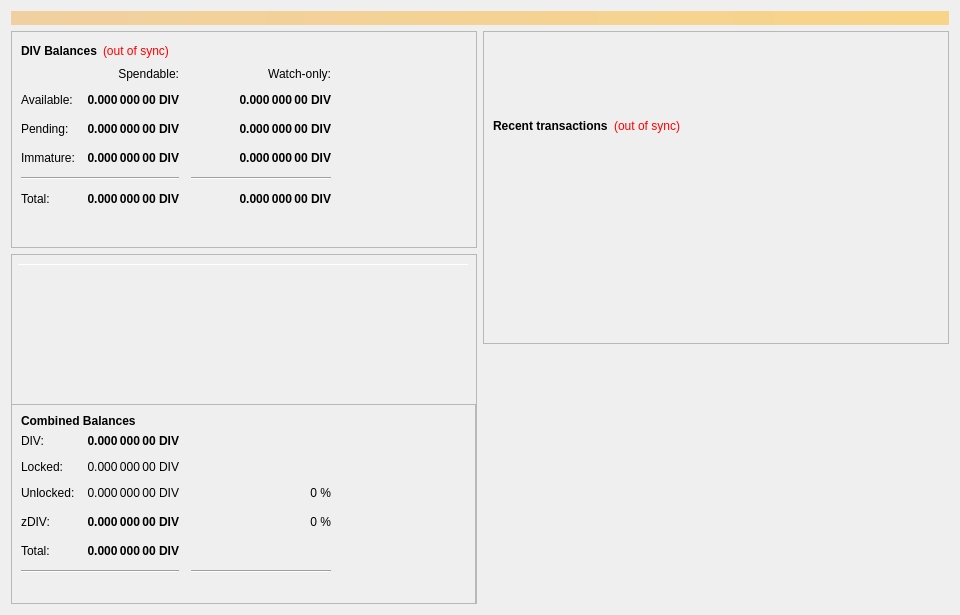
<?xml version="1.0" encoding="UTF-8"?>
<ui version="4.0">
 <class>OverviewPage</class>
 <widget class="QWidget" name="OverviewPage">
  <property name="geometry">
   <rect>
    <x>0</x>
    <y>0</y>
    <width>960</width>
    <height>615</height>
   </rect>
  </property>
  <property name="minimumSize">
   <size>
    <width>960</width>
    <height>0</height>
   </size>
  </property>
  <property name="windowTitle">
   <string>Form</string>
  </property>
  <layout class="QVBoxLayout" name="topLayout">
   <item>
    <widget class="QLabel" name="labelAlerts">
     <property name="visible">
      <bool>false</bool>
     </property>
     <property name="styleSheet">
      <string notr="true">background-color: qlineargradient(x1: 0, y1: 0, x2: 1, y2: 0, stop:0 #F0D0A0, stop:1 #F8D488); color:#000000;</string>
     </property>
     <property name="wordWrap">
      <bool>true</bool>
     </property>
     <property name="margin">
      <number>3</number>
     </property>
    </widget>
   </item>
   <item>
    <layout class="QHBoxLayout" name="horizontalLayout" stretch="1,1">
     <item>
      <layout class="QVBoxLayout" name="verticalLayout_2">
       <item>
        <widget class="QFrame" name="frame">
         <property name="frameShape">
          <enum>QFrame::StyledPanel</enum>
         </property>
         <property name="frameShadow">
          <enum>QFrame::Raised</enum>
         </property>
         <layout class="QVBoxLayout" name="verticalLayout_4">
          <item>
           <layout class="QHBoxLayout" name="horizontalLayout_4">
            <item>
             <widget class="QLabel" name="label_5">
              <property name="font">
               <font>
                <weight>75</weight>
                <bold>true</bold>
               </font>
              </property>
              <property name="text">
               <string>DIV Balances</string>
              </property>
             </widget>
            </item>
            <item>
             <widget class="QLabel" name="labelWalletStatus">
              <property name="cursor">
               <cursorShape>WhatsThisCursor</cursorShape>
              </property>
              <property name="toolTip">
               <string>The displayed information may be out of date. Your wallet automatically synchronizes with the SDASH network after a connection is established, but this process has not completed yet.</string>
              </property>
              <property name="styleSheet">
               <string notr="true">QLabel { color: red; }</string>
              </property>
              <property name="text">
               <string notr="true">(out of sync)</string>
              </property>
              <property name="alignment">
               <set>Qt::AlignLeading|Qt::AlignLeft|Qt::AlignVCenter</set>
              </property>
             </widget>
            </item>
            <item>
             <spacer name="horizontalSpacer_3">
              <property name="orientation">
               <enum>Qt::Horizontal</enum>
              </property>
              <property name="sizeHint" stdset="0">
               <size>
                <width>40</width>
                <height>20</height>
               </size>
              </property>
             </spacer>
            </item>
           </layout>
          </item>
          <item>
           <layout class="QGridLayout" name="gridLayout">
            <property name="spacing">
             <number>12</number>
            </property>
            <item row="2" column="2">
             <widget class="QLabel" name="labelWatchPending">
              <property name="font">
               <font>
                <weight>75</weight>
                <bold>true</bold>
               </font>
              </property>
              <property name="cursor">
               <cursorShape>IBeamCursor</cursorShape>
              </property>
              <property name="toolTip">
               <string>Unconfirmed transactions to watch-only addresses</string>
              </property>
              <property name="text">
               <string notr="true">0.000 000 00 DIV</string>
              </property>
              <property name="alignment">
               <set>Qt::AlignRight|Qt::AlignTrailing|Qt::AlignVCenter</set>
              </property>
              <property name="textInteractionFlags">
               <set>Qt::LinksAccessibleByMouse|Qt::TextSelectableByKeyboard|Qt::TextSelectableByMouse</set>
              </property>
             </widget>
            </item>
            <item row="2" column="1">
             <widget class="QLabel" name="labelUnconfirmed">
              <property name="font">
               <font>
                <weight>75</weight>
                <bold>true</bold>
               </font>
              </property>
              <property name="cursor">
               <cursorShape>IBeamCursor</cursorShape>
              </property>
              <property name="toolTip">
               <string>Total of transactions that have yet to be confirmed, and do not yet count toward the spendable balance</string>
              </property>
              <property name="text">
               <string notr="true">0.000 000 00 DIV</string>
              </property>
              <property name="alignment">
               <set>Qt::AlignRight|Qt::AlignTrailing|Qt::AlignVCenter</set>
              </property>
              <property name="textInteractionFlags">
               <set>Qt::LinksAccessibleByMouse|Qt::TextSelectableByKeyboard|Qt::TextSelectableByMouse</set>
              </property>
             </widget>
            </item>
            <item row="3" column="2">
             <widget class="QLabel" name="labelWatchImmature">
              <property name="font">
               <font>
                <weight>75</weight>
                <bold>true</bold>
               </font>
              </property>
              <property name="cursor">
               <cursorShape>IBeamCursor</cursorShape>
              </property>
              <property name="toolTip">
               <string>Staked or masternode rewards in watch-only addresses that has not yet matured</string>
              </property>
              <property name="text">
               <string notr="true">0.000 000 00 DIV</string>
              </property>
              <property name="alignment">
               <set>Qt::AlignRight|Qt::AlignTrailing|Qt::AlignVCenter</set>
              </property>
              <property name="textInteractionFlags">
               <set>Qt::LinksAccessibleByMouse|Qt::TextSelectableByKeyboard|Qt::TextSelectableByMouse</set>
              </property>
             </widget>
            </item>
            <item row="4" column="0" colspan="2">
             <widget class="Line" name="lineSpendableBalance">
              <property name="orientation">
               <enum>Qt::Horizontal</enum>
              </property>
             </widget>
            </item>
            <item row="4" column="2">
             <widget class="Line" name="lineWatchBalance">
              <property name="sizePolicy">
               <sizepolicy hsizetype="Preferred" vsizetype="Fixed">
                <horstretch>0</horstretch>
                <verstretch>0</verstretch>
               </sizepolicy>
              </property>
              <property name="minimumSize">
               <size>
                <width>140</width>
                <height>0</height>
               </size>
              </property>
              <property name="orientation">
               <enum>Qt::Horizontal</enum>
              </property>
             </widget>
            </item>
            <item row="5" column="0">
             <widget class="QLabel" name="labelTotalText">
              <property name="text">
               <string>Total:</string>
              </property>
             </widget>
            </item>
            <item row="3" column="1">
             <widget class="QLabel" name="labelImmature">
              <property name="font">
               <font>
                <weight>75</weight>
                <bold>true</bold>
               </font>
              </property>
              <property name="cursor">
               <cursorShape>IBeamCursor</cursorShape>
              </property>
              <property name="toolTip">
               <string>Staked or masternode rewards that has not yet matured</string>
              </property>
              <property name="text">
               <string notr="true">0.000 000 00 DIV</string>
              </property>
              <property name="alignment">
               <set>Qt::AlignRight|Qt::AlignTrailing|Qt::AlignVCenter</set>
              </property>
              <property name="textInteractionFlags">
               <set>Qt::LinksAccessibleByMouse|Qt::TextSelectableByKeyboard|Qt::TextSelectableByMouse</set>
              </property>
             </widget>
            </item>
            <item row="2" column="3">
             <spacer name="horizontalSpacer_2">
              <property name="orientation">
               <enum>Qt::Horizontal</enum>
              </property>
              <property name="sizeHint" stdset="0">
               <size>
                <width>40</width>
                <height>20</height>
               </size>
              </property>
             </spacer>
            </item>
            <item row="3" column="0">
             <widget class="QLabel" name="labelImmatureText">
              <property name="text">
               <string>Immature:</string>
              </property>
             </widget>
            </item>
            <item row="5" column="1">
             <widget class="QLabel" name="labelTotal">
              <property name="font">
               <font>
                <weight>75</weight>
                <bold>true</bold>
               </font>
              </property>
              <property name="cursor">
               <cursorShape>IBeamCursor</cursorShape>
              </property>
              <property name="toolTip">
               <string>Your current total balance</string>
              </property>
              <property name="text">
               <string notr="true">0.000 000 00 DIV</string>
              </property>
              <property name="alignment">
               <set>Qt::AlignRight|Qt::AlignTrailing|Qt::AlignVCenter</set>
              </property>
              <property name="textInteractionFlags">
               <set>Qt::LinksAccessibleByMouse|Qt::TextSelectableByKeyboard|Qt::TextSelectableByMouse</set>
              </property>
             </widget>
            </item>
            <item row="5" column="2">
             <widget class="QLabel" name="labelWatchTotal">
              <property name="font">
               <font>
                <weight>75</weight>
                <bold>true</bold>
               </font>
              </property>
              <property name="cursor">
               <cursorShape>IBeamCursor</cursorShape>
              </property>
              <property name="toolTip">
               <string>Current total balance in watch-only addresses</string>
              </property>
              <property name="text">
               <string notr="true">0.000 000 00 DIV</string>
              </property>
              <property name="alignment">
               <set>Qt::AlignRight|Qt::AlignTrailing|Qt::AlignVCenter</set>
              </property>
              <property name="textInteractionFlags">
               <set>Qt::LinksAccessibleByMouse|Qt::TextSelectableByKeyboard|Qt::TextSelectableByMouse</set>
              </property>
             </widget>
            </item>
            <item row="0" column="2">
             <widget class="QLabel" name="labelWatchonly">
              <property name="text">
               <string>Watch-only:</string>
              </property>
              <property name="alignment">
               <set>Qt::AlignRight|Qt::AlignTrailing|Qt::AlignVCenter</set>
              </property>
             </widget>
            </item>
            <item row="1" column="0">
             <widget class="QLabel" name="labelBalanceText">
              <property name="text">
               <string>Available:</string>
              </property>
             </widget>
            </item>
            <item row="1" column="1">
             <widget class="QLabel" name="labelBalance">
              <property name="font">
               <font>
                <weight>75</weight>
                <bold>true</bold>
               </font>
              </property>
              <property name="cursor">
               <cursorShape>IBeamCursor</cursorShape>
              </property>
              <property name="toolTip">
               <string>Your current spendable balance</string>
              </property>
              <property name="text">
               <string notr="true">0.000 000 00 DIV</string>
              </property>
              <property name="alignment">
               <set>Qt::AlignRight|Qt::AlignTrailing|Qt::AlignVCenter</set>
              </property>
              <property name="textInteractionFlags">
               <set>Qt::LinksAccessibleByMouse|Qt::TextSelectableByKeyboard|Qt::TextSelectableByMouse</set>
              </property>
             </widget>
            </item>
            <item row="1" column="2">
             <widget class="QLabel" name="labelWatchAvailable">
              <property name="font">
               <font>
                <weight>75</weight>
                <bold>true</bold>
               </font>
              </property>
              <property name="cursor">
               <cursorShape>IBeamCursor</cursorShape>
              </property>
              <property name="toolTip">
               <string>Your current balance in watch-only addresses</string>
              </property>
              <property name="text">
               <string notr="true">0.000 000 00 DIV</string>
              </property>
              <property name="alignment">
               <set>Qt::AlignRight|Qt::AlignTrailing|Qt::AlignVCenter</set>
              </property>
              <property name="textInteractionFlags">
               <set>Qt::LinksAccessibleByMouse|Qt::TextSelectableByKeyboard|Qt::TextSelectableByMouse</set>
              </property>
             </widget>
            </item>
            <item row="2" column="0">
             <widget class="QLabel" name="labelPendingText">
              <property name="text">
               <string>Pending:</string>
              </property>
             </widget>
            </item>
            <item row="0" column="1">
             <widget class="QLabel" name="labelSpendable">
              <property name="text">
               <string>Spendable:</string>
              </property>
              <property name="alignment">
               <set>Qt::AlignRight|Qt::AlignTrailing|Qt::AlignVCenter</set>
              </property>
             </widget>
            </item>
           </layout>
          </item>
          <item>
           <spacer name="verticalSpacer_4">
            <property name="orientation">
             <enum>Qt::Vertical</enum>
            </property>
            <property name="sizeHint" stdset="0">
             <size>
              <width>20</width>
              <height>40</height>
             </size>
            </property>
           </spacer>
          </item>
         </layout>
        </widget>
       </item>
       <item>
        <widget class="QFrame" name="frameObfuscation">
         <property name="minimumSize">
          <size>
           <width>0</width>
           <height>350</height>
          </size>
         </property>
         <property name="layoutDirection">
          <enum>Qt::LeftToRight</enum>
         </property>
         <property name="frameShape">
          <enum>QFrame::StyledPanel</enum>
         </property>
         <property name="frameShadow">
          <enum>QFrame::Raised</enum>
         </property>
         <widget class="QPushButton" name="runAutoDenom">
          <property name="geometry">
           <rect>
            <x>251</x>
            <y>17</y>
            <width>1</width>
            <height>1</height>
           </rect>
          </property>
          <property name="palette">
           <palette>
            <active>
             <colorrole role="WindowText">
              <brush brushstyle="SolidPattern">
               <color alpha="255">
                <red>0</red>
                <green>0</green>
                <blue>0</blue>
               </color>
              </brush>
             </colorrole>
             <colorrole role="Button">
              <brush brushstyle="SolidPattern">
               <color alpha="255">
                <red>239</red>
                <green>238</green>
                <blue>238</blue>
               </color>
              </brush>
             </colorrole>
             <colorrole role="Light">
              <brush brushstyle="SolidPattern">
               <color alpha="255">
                <red>255</red>
                <green>255</green>
                <blue>255</blue>
               </color>
              </brush>
             </colorrole>
             <colorrole role="Midlight">
              <brush brushstyle="SolidPattern">
               <color alpha="255">
                <red>247</red>
                <green>246</green>
                <blue>246</blue>
               </color>
              </brush>
             </colorrole>
             <colorrole role="Dark">
              <brush brushstyle="SolidPattern">
               <color alpha="255">
                <red>119</red>
                <green>119</green>
                <blue>119</blue>
               </color>
              </brush>
             </colorrole>
             <colorrole role="Mid">
              <brush brushstyle="SolidPattern">
               <color alpha="255">
                <red>159</red>
                <green>159</green>
                <blue>159</blue>
               </color>
              </brush>
             </colorrole>
             <colorrole role="Text">
              <brush brushstyle="SolidPattern">
               <color alpha="255">
                <red>0</red>
                <green>0</green>
                <blue>0</blue>
               </color>
              </brush>
             </colorrole>
             <colorrole role="BrightText">
              <brush brushstyle="SolidPattern">
               <color alpha="255">
                <red>255</red>
                <green>255</green>
                <blue>255</blue>
               </color>
              </brush>
             </colorrole>
             <colorrole role="ButtonText">
              <brush brushstyle="SolidPattern">
               <color alpha="255">
                <red>0</red>
                <green>0</green>
                <blue>0</blue>
               </color>
              </brush>
             </colorrole>
             <colorrole role="Base">
              <brush brushstyle="SolidPattern">
               <color alpha="255">
                <red>255</red>
                <green>255</green>
                <blue>255</blue>
               </color>
              </brush>
             </colorrole>
             <colorrole role="Window">
              <brush brushstyle="SolidPattern">
               <color alpha="255">
                <red>239</red>
                <green>238</green>
                <blue>238</blue>
               </color>
              </brush>
             </colorrole>
             <colorrole role="Shadow">
              <brush brushstyle="SolidPattern">
               <color alpha="255">
                <red>0</red>
                <green>0</green>
                <blue>0</blue>
               </color>
              </brush>
             </colorrole>
             <colorrole role="AlternateBase">
              <brush brushstyle="SolidPattern">
               <color alpha="255">
                <red>247</red>
                <green>246</green>
                <blue>246</blue>
               </color>
              </brush>
             </colorrole>
             <colorrole role="ToolTipBase">
              <brush brushstyle="SolidPattern">
               <color alpha="255">
                <red>255</red>
                <green>255</green>
                <blue>220</blue>
               </color>
              </brush>
             </colorrole>
             <colorrole role="ToolTipText">
              <brush brushstyle="SolidPattern">
               <color alpha="255">
                <red>0</red>
                <green>0</green>
                <blue>0</blue>
               </color>
              </brush>
             </colorrole>
            </active>
            <inactive>
             <colorrole role="WindowText">
              <brush brushstyle="SolidPattern">
               <color alpha="255">
                <red>0</red>
                <green>0</green>
                <blue>0</blue>
               </color>
              </brush>
             </colorrole>
             <colorrole role="Button">
              <brush brushstyle="SolidPattern">
               <color alpha="255">
                <red>239</red>
                <green>238</green>
                <blue>238</blue>
               </color>
              </brush>
             </colorrole>
             <colorrole role="Light">
              <brush brushstyle="SolidPattern">
               <color alpha="255">
                <red>255</red>
                <green>255</green>
                <blue>255</blue>
               </color>
              </brush>
             </colorrole>
             <colorrole role="Midlight">
              <brush brushstyle="SolidPattern">
               <color alpha="255">
                <red>247</red>
                <green>246</green>
                <blue>246</blue>
               </color>
              </brush>
             </colorrole>
             <colorrole role="Dark">
              <brush brushstyle="SolidPattern">
               <color alpha="255">
                <red>119</red>
                <green>119</green>
                <blue>119</blue>
               </color>
              </brush>
             </colorrole>
             <colorrole role="Mid">
              <brush brushstyle="SolidPattern">
               <color alpha="255">
                <red>159</red>
                <green>159</green>
                <blue>159</blue>
               </color>
              </brush>
             </colorrole>
             <colorrole role="Text">
              <brush brushstyle="SolidPattern">
               <color alpha="255">
                <red>0</red>
                <green>0</green>
                <blue>0</blue>
               </color>
              </brush>
             </colorrole>
             <colorrole role="BrightText">
              <brush brushstyle="SolidPattern">
               <color alpha="255">
                <red>255</red>
                <green>255</green>
                <blue>255</blue>
               </color>
              </brush>
             </colorrole>
             <colorrole role="ButtonText">
              <brush brushstyle="SolidPattern">
               <color alpha="255">
                <red>0</red>
                <green>0</green>
                <blue>0</blue>
               </color>
              </brush>
             </colorrole>
             <colorrole role="Base">
              <brush brushstyle="SolidPattern">
               <color alpha="255">
                <red>255</red>
                <green>255</green>
                <blue>255</blue>
               </color>
              </brush>
             </colorrole>
             <colorrole role="Window">
              <brush brushstyle="SolidPattern">
               <color alpha="255">
                <red>239</red>
                <green>238</green>
                <blue>238</blue>
               </color>
              </brush>
             </colorrole>
             <colorrole role="Shadow">
              <brush brushstyle="SolidPattern">
               <color alpha="255">
                <red>0</red>
                <green>0</green>
                <blue>0</blue>
               </color>
              </brush>
             </colorrole>
             <colorrole role="AlternateBase">
              <brush brushstyle="SolidPattern">
               <color alpha="255">
                <red>247</red>
                <green>246</green>
                <blue>246</blue>
               </color>
              </brush>
             </colorrole>
             <colorrole role="ToolTipBase">
              <brush brushstyle="SolidPattern">
               <color alpha="255">
                <red>255</red>
                <green>255</green>
                <blue>220</blue>
               </color>
              </brush>
             </colorrole>
             <colorrole role="ToolTipText">
              <brush brushstyle="SolidPattern">
               <color alpha="255">
                <red>0</red>
                <green>0</green>
                <blue>0</blue>
               </color>
              </brush>
             </colorrole>
            </inactive>
            <disabled>
             <colorrole role="WindowText">
              <brush brushstyle="SolidPattern">
               <color alpha="255">
                <red>119</red>
                <green>119</green>
                <blue>119</blue>
               </color>
              </brush>
             </colorrole>
             <colorrole role="Button">
              <brush brushstyle="SolidPattern">
               <color alpha="255">
                <red>239</red>
                <green>238</green>
                <blue>238</blue>
               </color>
              </brush>
             </colorrole>
             <colorrole role="Light">
              <brush brushstyle="SolidPattern">
               <color alpha="255">
                <red>255</red>
                <green>255</green>
                <blue>255</blue>
               </color>
              </brush>
             </colorrole>
             <colorrole role="Midlight">
              <brush brushstyle="SolidPattern">
               <color alpha="255">
                <red>247</red>
                <green>246</green>
                <blue>246</blue>
               </color>
              </brush>
             </colorrole>
             <colorrole role="Dark">
              <brush brushstyle="SolidPattern">
               <color alpha="255">
                <red>119</red>
                <green>119</green>
                <blue>119</blue>
               </color>
              </brush>
             </colorrole>
             <colorrole role="Mid">
              <brush brushstyle="SolidPattern">
               <color alpha="255">
                <red>159</red>
                <green>159</green>
                <blue>159</blue>
               </color>
              </brush>
             </colorrole>
             <colorrole role="Text">
              <brush brushstyle="SolidPattern">
               <color alpha="255">
                <red>119</red>
                <green>119</green>
                <blue>119</blue>
               </color>
              </brush>
             </colorrole>
             <colorrole role="BrightText">
              <brush brushstyle="SolidPattern">
               <color alpha="255">
                <red>255</red>
                <green>255</green>
                <blue>255</blue>
               </color>
              </brush>
             </colorrole>
             <colorrole role="ButtonText">
              <brush brushstyle="SolidPattern">
               <color alpha="255">
                <red>119</red>
                <green>119</green>
                <blue>119</blue>
               </color>
              </brush>
             </colorrole>
             <colorrole role="Base">
              <brush brushstyle="SolidPattern">
               <color alpha="255">
                <red>239</red>
                <green>238</green>
                <blue>238</blue>
               </color>
              </brush>
             </colorrole>
             <colorrole role="Window">
              <brush brushstyle="SolidPattern">
               <color alpha="255">
                <red>239</red>
                <green>238</green>
                <blue>238</blue>
               </color>
              </brush>
             </colorrole>
             <colorrole role="Shadow">
              <brush brushstyle="SolidPattern">
               <color alpha="255">
                <red>0</red>
                <green>0</green>
                <blue>0</blue>
               </color>
              </brush>
             </colorrole>
             <colorrole role="AlternateBase">
              <brush brushstyle="SolidPattern">
               <color alpha="255">
                <red>239</red>
                <green>238</green>
                <blue>238</blue>
               </color>
              </brush>
             </colorrole>
             <colorrole role="ToolTipBase">
              <brush brushstyle="SolidPattern">
               <color alpha="255">
                <red>255</red>
                <green>255</green>
                <blue>220</blue>
               </color>
              </brush>
             </colorrole>
             <colorrole role="ToolTipText">
              <brush brushstyle="SolidPattern">
               <color alpha="255">
                <red>0</red>
                <green>0</green>
                <blue>0</blue>
               </color>
              </brush>
             </colorrole>
            </disabled>
           </palette>
          </property>
          <property name="focusPolicy">
           <enum>Qt::NoFocus</enum>
          </property>
          <property name="autoFillBackground">
           <bool>true</bool>
          </property>
          <property name="text">
           <string/>
          </property>
          <property name="flat">
           <bool>true</bool>
          </property>
         </widget>
         <widget class="Line" name="line">
          <property name="geometry">
           <rect>
            <x>7</x>
            <y>10</y>
            <width>451</width>
            <height>1</height>
           </rect>
          </property>
          <property name="orientation">
           <enum>Qt::Horizontal</enum>
          </property>
         </widget>
         <widget class="QFrame" name="frame_3">
          <property name="geometry">
           <rect>
            <x>0</x>
            <y>150</y>
            <width>465</width>
            <height>201</height>
           </rect>
          </property>
          <property name="frameShape">
           <enum>QFrame::StyledPanel</enum>
          </property>
          <property name="frameShadow">
           <enum>QFrame::Raised</enum>
          </property>
          <layout class="QVBoxLayout" name="verticalLayout_5">
           <item>
            <layout class="QHBoxLayout" name="horizontalLayout_5" stretch="0">
             <item>
              <widget class="QLabel" name="label_5z">
               <property name="maximumSize">
                <size>
                 <width>16777215</width>
                 <height>20</height>
                </size>
               </property>
               <property name="font">
                <font>
                 <weight>75</weight>
                 <bold>true</bold>
                </font>
               </property>
               <property name="toolTip">
                <string>Combined Balances (including unconfirmed and immature coins)</string>
               </property>
               <property name="text">
                <string>&lt;html&gt;&lt;head/&gt;&lt;body&gt;&lt;p&gt;Combined Balances&lt;/p&gt;&lt;/body&gt;&lt;/html&gt;</string>
               </property>
              </widget>
             </item>
            </layout>
           </item>
           <item>
            <layout class="QGridLayout" name="gridLayout_3">
             <property name="spacing">
              <number>12</number>
             </property>
             <item row="7" column="0" colspan="2">
              <widget class="Line" name="lineSpendableBalance_3">
               <property name="orientation">
                <enum>Qt::Horizontal</enum>
               </property>
              </widget>
             </item>
             <item row="7" column="2">
              <widget class="Line" name="lineWatchBalance_3">
               <property name="sizePolicy">
                <sizepolicy hsizetype="Preferred" vsizetype="Fixed">
                 <horstretch>0</horstretch>
                 <verstretch>0</verstretch>
                </sizepolicy>
               </property>
               <property name="minimumSize">
                <size>
                 <width>140</width>
                 <height>0</height>
                </size>
               </property>
               <property name="orientation">
                <enum>Qt::Horizontal</enum>
               </property>
              </widget>
             </item>
             <item row="4" column="1">
              <widget class="QLabel" name="labelzBalancez">
               <property name="font">
                <font>
                 <weight>75</weight>
                 <bold>true</bold>
                </font>
               </property>
               <property name="cursor">
                <cursorShape>IBeamCursor</cursorShape>
               </property>
               <property name="toolTip">
                <string>Total of transactions that have yet to be confirmed, and do not yet count toward the spendable balance</string>
               </property>
               <property name="text">
                <string notr="true">0.000 000 00 DIV</string>
               </property>
               <property name="alignment">
                <set>Qt::AlignRight|Qt::AlignTrailing|Qt::AlignVCenter</set>
               </property>
               <property name="textInteractionFlags">
                <set>Qt::LinksAccessibleByMouse|Qt::TextSelectableByKeyboard|Qt::TextSelectableByMouse</set>
               </property>
              </widget>
             </item>
             <item row="6" column="1">
              <widget class="QLabel" name="labelTotalz">
               <property name="font">
                <font>
                 <weight>75</weight>
                 <bold>true</bold>
                </font>
               </property>
               <property name="cursor">
                <cursorShape>IBeamCursor</cursorShape>
               </property>
               <property name="toolTip">
                <string>Total Balance, including unconfirmed and immature coins.</string>
               </property>
               <property name="text">
                <string notr="true">0.000 000 00 DIV</string>
               </property>
               <property name="alignment">
                <set>Qt::AlignRight|Qt::AlignTrailing|Qt::AlignVCenter</set>
               </property>
               <property name="textInteractionFlags">
                <set>Qt::LinksAccessibleByMouse|Qt::TextSelectableByKeyboard|Qt::TextSelectableByMouse</set>
               </property>
              </widget>
             </item>
             <item row="4" column="3">
              <spacer name="horizontalSpacer_6">
               <property name="orientation">
                <enum>Qt::Horizontal</enum>
               </property>
               <property name="sizeHint" stdset="0">
                <size>
                 <width>40</width>
                 <height>20</height>
                </size>
               </property>
              </spacer>
             </item>
             <item row="6" column="0">
              <widget class="QLabel" name="labelTotalTextz">
               <property name="text">
                <string>Total:</string>
               </property>
              </widget>
             </item>
             <item row="1" column="0">
              <widget class="QLabel" name="labelBalanceTextz">
               <property name="text">
                <string>DIV:</string>
               </property>
              </widget>
             </item>
             <item row="1" column="1">
              <widget class="QLabel" name="labelBalancez">
               <property name="font">
                <font>
                 <weight>75</weight>
                 <bold>true</bold>
                </font>
               </property>
               <property name="cursor">
                <cursorShape>IBeamCursor</cursorShape>
               </property>
               <property name="toolTip">
                <string>Your current spendable balance</string>
               </property>
               <property name="text">
                <string notr="true">0.000 000 00 DIV</string>
               </property>
               <property name="alignment">
                <set>Qt::AlignRight|Qt::AlignTrailing|Qt::AlignVCenter</set>
               </property>
               <property name="textInteractionFlags">
                <set>Qt::LinksAccessibleByMouse|Qt::TextSelectableByKeyboard|Qt::TextSelectableByMouse</set>
               </property>
              </widget>
             </item>
             <item row="4" column="0">
              <widget class="QLabel" name="labelzBalanceTextz">
               <property name="toolTip">
                <string/>
               </property>
               <property name="text">
                <string>zDIV:</string>
               </property>
              </widget>
             </item>
             <item row="4" column="2">
              <widget class="QLabel" name="labelzDIVPercent">
               <property name="toolTip">
                <string>Current percentage of zDIV.
If AutoMint is enabled this percentage will settle around the configured AutoMint percentage (default = 10%)</string>
               </property>
               <property name="text">
                <string>0 %</string>
               </property>
               <property name="alignment">
                <set>Qt::AlignRight|Qt::AlignTrailing|Qt::AlignVCenter</set>
               </property>
              </widget>
             </item>
             <item row="6" column="2">
              <widget class="QLabel" name="label100Percent">
               <property name="text">
                <string/>
               </property>
               <property name="alignment">
                <set>Qt::AlignRight|Qt::AlignTrailing|Qt::AlignVCenter</set>
               </property>
              </widget>
             </item>
             <item row="2" column="1">
              <widget class="QLabel" name="labelLockedBalance">
               <property name="toolTip">
                <string>Locked DIV or Masternode collaterals. These are excluded from zDIV minting.</string>
               </property>
               <property name="text">
                <string>0.000 000 00 DIV</string>
               </property>
               <property name="alignment">
                <set>Qt::AlignRight|Qt::AlignTrailing|Qt::AlignVCenter</set>
               </property>
              </widget>
             </item>
             <item row="2" column="0">
              <widget class="QLabel" name="labelLockedBalanceText">
               <property name="toolTip">
                <string>Locked DIV or Masternode collaterals. These are excluded from zDIV minting.</string>
               </property>
               <property name="text">
                <string>Locked:</string>
               </property>
              </widget>
             </item>
             <item row="3" column="0">
              <widget class="QLabel" name="labelUnLockedBalanceText">
               <property name="toolTip">
                <string>Unlocked DIVs. These can be used for zDIV minting.</string>
               </property>
               <property name="text">
                <string>Unlocked:</string>
               </property>
              </widget>
             </item>
             <item row="3" column="1">
              <widget class="QLabel" name="labelUnLockedBalance">
               <property name="toolTip">
                <string>Unlocked DIVs. These can be used for zDIV minting.</string>
               </property>
               <property name="text">
                <string>0.000 000 00 DIV</string>
               </property>
               <property name="alignment">
                <set>Qt::AlignRight|Qt::AlignTrailing|Qt::AlignVCenter</set>
               </property>
              </widget>
             </item>
             <item row="3" column="2">
              <widget class="QLabel" name="labelDIVPercent">
               <property name="text">
                <string>0 %</string>
               </property>
               <property name="alignment">
                <set>Qt::AlignRight|Qt::AlignTrailing|Qt::AlignVCenter</set>
               </property>
              </widget>
             </item>
            </layout>
           </item>
           <item>
            <spacer name="verticalSpacer">
             <property name="orientation">
              <enum>Qt::Vertical</enum>
             </property>
             <property name="sizeHint" stdset="0">
              <size>
               <width>20</width>
               <height>40</height>
              </size>
             </property>
            </spacer>
           </item>
          </layout>
         </widget>
        </widget>
       </item>
      </layout>
     </item>
     <item>
      <layout class="QVBoxLayout" name="verticalLayout_3">
       <item>
        <widget class="QFrame" name="frame_2">
         <property name="frameShape">
          <enum>QFrame::StyledPanel</enum>
         </property>
         <property name="frameShadow">
          <enum>QFrame::Raised</enum>
         </property>
         <layout class="QVBoxLayout" name="verticalLayout">
          <item>
           <spacer name="verticalSpacer_3">
            <property name="orientation">
             <enum>Qt::Vertical</enum>
            </property>
            <property name="sizeType">
             <enum>QSizePolicy::Fixed</enum>
            </property>
            <property name="sizeHint" stdset="0">
             <size>
              <width>20</width>
              <height>75</height>
             </size>
            </property>
           </spacer>
          </item>
          <item>
           <layout class="QHBoxLayout" name="horizontalLayout_2">
            <item>
             <widget class="QLabel" name="label_4">
              <property name="font">
               <font>
                <weight>75</weight>
                <bold>true</bold>
               </font>
              </property>
              <property name="text">
               <string>Recent transactions</string>
              </property>
             </widget>
            </item>
            <item>
             <widget class="QLabel" name="labelTransactionsStatus">
              <property name="cursor">
               <cursorShape>WhatsThisCursor</cursorShape>
              </property>
              <property name="toolTip">
               <string>The displayed information may be out of date. Your wallet automatically synchronizes with the SDASH network after a connection is established, but this process has not completed yet.</string>
              </property>
              <property name="styleSheet">
               <string notr="true">QLabel { color: red; }</string>
              </property>
              <property name="text">
               <string notr="true">(out of sync)</string>
              </property>
              <property name="alignment">
               <set>Qt::AlignRight|Qt::AlignTrailing|Qt::AlignVCenter</set>
              </property>
             </widget>
            </item>
            <item>
             <spacer name="horizontalSpacer">
              <property name="orientation">
               <enum>Qt::Horizontal</enum>
              </property>
              <property name="sizeHint" stdset="0">
               <size>
                <width>40</width>
                <height>20</height>
               </size>
              </property>
             </spacer>
            </item>
           </layout>
          </item>
          <item>
           <widget class="QListView" name="listTransactions">
            <property name="styleSheet">
             <string notr="true">QListView { background: transparent; }</string>
            </property>
            <property name="frameShape">
             <enum>QFrame::NoFrame</enum>
            </property>
            <property name="verticalScrollBarPolicy">
             <enum>Qt::ScrollBarAlwaysOff</enum>
            </property>
            <property name="horizontalScrollBarPolicy">
             <enum>Qt::ScrollBarAlwaysOff</enum>
            </property>
            <property name="selectionMode">
             <enum>QAbstractItemView::NoSelection</enum>
            </property>
           </widget>
          </item>
         </layout>
        </widget>
       </item>
       <item>
        <spacer name="verticalSpacer_2">
         <property name="orientation">
          <enum>Qt::Vertical</enum>
         </property>
         <property name="sizeType">
          <enum>QSizePolicy::Expanding</enum>
         </property>
         <property name="sizeHint" stdset="0">
          <size>
           <width>20</width>
           <height>40</height>
          </size>
         </property>
        </spacer>
       </item>
      </layout>
     </item>
    </layout>
   </item>
  </layout>
 </widget>
 <resources/>
 <connections/>
</ui>
